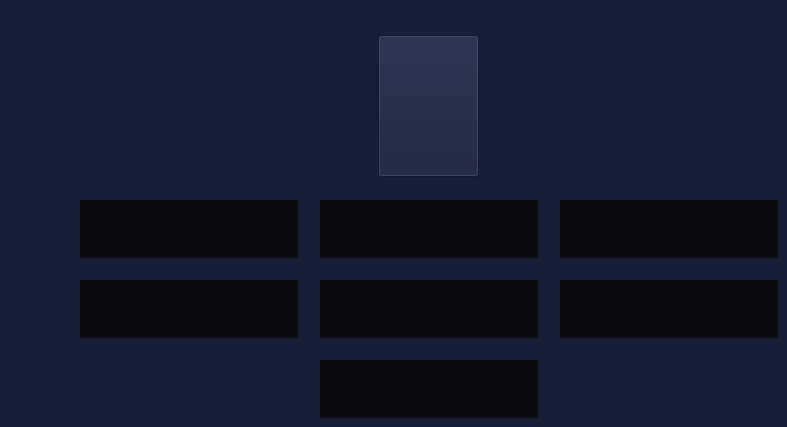
          <widget class="QWidget" name="clasico">
           <property name="styleSheet">
            <string notr="true">*{
	background-color: rgb(22,30,56);
}
QToolButton{
	color: rgb(255,255,255);
	background:rgb(10,12,18);
	border:none;
}
QToolButton:hover{
	background:rgb(33,38,52);
	border:none;
}</string>
           </property>
           <widget class="QPushButton" name="pushButton_4">
            <property name="geometry">
             <rect>
              <x>378</x>
              <y>35</y>
              <width>101</width>
              <height>142</height>
             </rect>
            </property>
            <property name="text">
             <string/>
            </property>
            <property name="icon">
             <iconset>
              <normaloff>src/ClasicoSrc/clIcon.png</normaloff>src/ClasicoSrc/clIcon.png</iconset>
            </property>
            <property name="iconSize">
             <size>
              <width>101</width>
              <height>142</height>
             </size>
            </property>
           </widget>
           <widget class="QToolButton" name="toolButton_12">
            <property name="geometry">
             <rect>
              <x>80</x>
              <y>200</y>
              <width>218</width>
              <height>58</height>
             </rect>
            </property>
            <property name="cursor">
             <cursorShape>PointingHandCursor</cursorShape>
            </property>
            <property name="text">
             <string/>
            </property>
            <property name="icon">
             <iconset>
              <normaloff>src/ClasicoSrc/clDesplazamiento.png</normaloff>src/ClasicoSrc/clDesplazamiento.png</iconset>
            </property>
            <property name="iconSize">
             <size>
              <width>218</width>
              <height>58</height>
             </size>
            </property>
           </widget>
           <widget class="QToolButton" name="toolButton_13">
            <property name="geometry">
             <rect>
              <x>320</x>
              <y>200</y>
              <width>218</width>
              <height>58</height>
             </rect>
            </property>
            <property name="cursor">
             <cursorShape>PointingHandCursor</cursorShape>
            </property>
            <property name="text">
             <string/>
            </property>
            <property name="icon">
             <iconset>
              <normaloff>src/ClasicoSrc/clAnalisisVigenere.png</normaloff>src/ClasicoSrc/clAnalisisVigenere.png</iconset>
            </property>
            <property name="iconSize">
             <size>
              <width>218</width>
              <height>58</height>
             </size>
            </property>
           </widget>
           <widget class="QToolButton" name="toolButton_14">
            <property name="geometry">
             <rect>
              <x>560</x>
              <y>200</y>
              <width>218</width>
              <height>58</height>
             </rect>
            </property>
            <property name="cursor">
             <cursorShape>PointingHandCursor</cursorShape>
            </property>
            <property name="text">
             <string/>
            </property>
            <property name="icon">
             <iconset>
              <normaloff>src/ClasicoSrc/clPermutacion.png</normaloff>src/ClasicoSrc/clPermutacion.png</iconset>
            </property>
            <property name="iconSize">
             <size>
              <width>218</width>
              <height>58</height>
             </size>
            </property>
           </widget>
           <widget class="QToolButton" name="toolButton_15">
            <property name="geometry">
             <rect>
              <x>80</x>
              <y>280</y>
              <width>218</width>
              <height>58</height>
             </rect>
            </property>
            <property name="cursor">
             <cursorShape>PointingHandCursor</cursorShape>
            </property>
            <property name="text">
             <string/>
            </property>
            <property name="icon">
             <iconset>
              <normaloff>src/ClasicoSrc/clTransposicion.png</normaloff>src/ClasicoSrc/clTransposicion.png</iconset>
            </property>
            <property name="iconSize">
             <size>
              <width>218</width>
              <height>58</height>
             </size>
            </property>
           </widget>
           <widget class="QToolButton" name="toolButton_16">
            <property name="geometry">
             <rect>
              <x>320</x>
              <y>280</y>
              <width>218</width>
              <height>58</height>
             </rect>
            </property>
            <property name="cursor">
             <cursorShape>PointingHandCursor</cursorShape>
            </property>
            <property name="text">
             <string/>
            </property>
            <property name="icon">
             <iconset>
              <normaloff>src/ClasicoSrc/clSustitucion.png</normaloff>src/ClasicoSrc/clSustitucion.png</iconset>
            </property>
            <property name="iconSize">
             <size>
              <width>218</width>
              <height>58</height>
             </size>
            </property>
           </widget>
           <widget class="QToolButton" name="toolButton_17">
            <property name="geometry">
             <rect>
              <x>560</x>
              <y>280</y>
              <width>218</width>
              <height>58</height>
             </rect>
            </property>
            <property name="cursor">
             <cursorShape>PointingHandCursor</cursorShape>
            </property>
            <property name="text">
             <string/>
            </property>
            <property name="icon">
             <iconset>
              <normaloff>src/ClasicoSrc/clAfin.png</normaloff>src/ClasicoSrc/clAfin.png</iconset>
            </property>
            <property name="iconSize">
             <size>
              <width>218</width>
              <height>58</height>
             </size>
            </property>
           </widget>
           <widget class="QToolButton" name="toolButton_18">
            <property name="geometry">
             <rect>
              <x>320</x>
              <y>360</y>
              <width>218</width>
              <height>58</height>
             </rect>
            </property>
            <property name="cursor">
             <cursorShape>PointingHandCursor</cursorShape>
            </property>
            <property name="text">
             <string/>
            </property>
            <property name="icon">
             <iconset>
              <normaloff>src/ClasicoSrc/clHill.png</normaloff>src/ClasicoSrc/clHill.png</iconset>
            </property>
            <property name="iconSize">
             <size>
              <width>218</width>
              <height>58</height>
             </size>
            </property>
           </widget>
          </widget>
